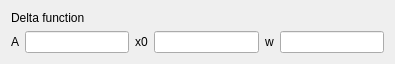
<?xml version="1.0" encoding="UTF-8"?>
<ui version="4.0">
 <class>SpectrumEditorCustomDelta</class>
 <widget class="QWidget" name="SpectrumEditorCustomDelta">
  <property name="geometry">
   <rect>
    <x>0</x>
    <y>0</y>
    <width>395</width>
    <height>64</height>
   </rect>
  </property>
  <property name="windowTitle">
   <string>Form</string>
  </property>
  <layout class="QVBoxLayout" name="verticalLayout">
   <item>
    <widget class="QLabel" name="labelFunctionExp">
     <property name="text">
      <string>Delta function</string>
     </property>
    </widget>
   </item>
   <item>
    <layout class="QHBoxLayout" name="horizontalLayout">
     <item>
      <widget class="QLabel" name="label_4">
       <property name="text">
        <string>A</string>
       </property>
      </widget>
     </item>
     <item>
      <widget class="QLineEdit" name="lineAmplitude"/>
     </item>
     <item>
      <widget class="QLabel" name="label_3">
       <property name="text">
        <string>x0</string>
       </property>
      </widget>
     </item>
     <item>
      <widget class="QLineEdit" name="lineStart"/>
     </item>
     <item>
      <widget class="QLabel" name="label_2">
       <property name="text">
        <string>w</string>
       </property>
      </widget>
     </item>
     <item>
      <widget class="QLineEdit" name="lineWidth"/>
     </item>
    </layout>
   </item>
  </layout>
 </widget>
 <resources/>
 <connections/>
</ui>
